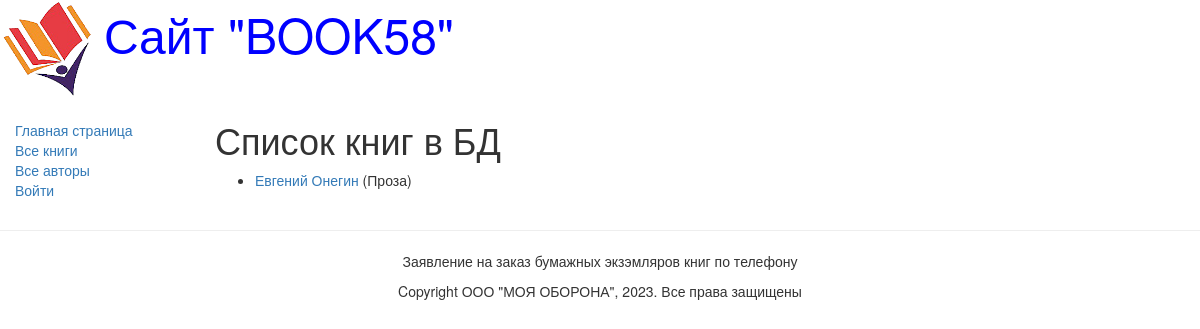
/books/, run on an earlier commit of the app's database.
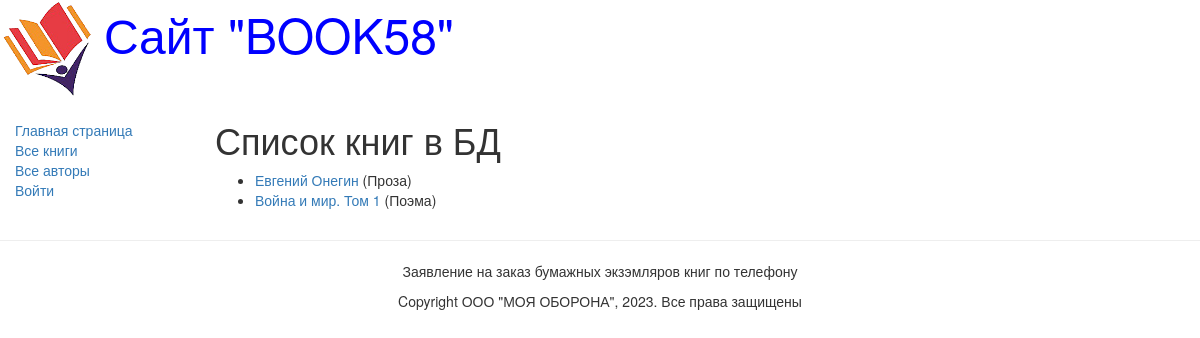
And on a later commit of the database.
### catalog/models.py (models this page shows, shortened)
class Book(models.Model):
    title = models.CharField(max_length=200, help_text="Название книги", verbose_name="Название книги")
    genre = models.ForeignKey('Genre', on_delete=models.CASCADE, help_text="Выберите жанр книги", verbose_name="Жанр книги", null=True)
    language = models.ForeignKey('Language', on_delete=models.CASCADE, help_text="Выберите язык книги", verbose_name="Язык книги", null=True)
    author = models.ManyToManyField('Author', help_text="Выберите автора книги", verbose_name="Автор книги")
    summary = models.TextField(max_length=1000, help_text="Введите краткое описание книги", verbose_name="Краткое описание книги")
    isbn = models.CharField(max_length=13, help_text="Должно содержать 13 символов", verbose_name="ISBN книги")
    file = models.FileField(upload_to='books/')
    price = models.CharField(max_length=20, null=True,help_text="Введите цену", verbose_name="Цена")
    def display_author(self):
        return ', '.join([author.last_name for author in self.author.all()])
    display_author.short_description = 'Авторы'
    def get_absolute_url(self):
        return reverse('book-detail', args=[str(self.id)])

class Genre(models.Model):
    name=models.CharField(max_length=200, help_text="Введите жанр книги", verbose_name="Жанр книги")
    def __str__(self):
        return self.name

### catalog/views.py (the view)
# urls.py: url(r'^books/$', views.BookListView.as_view(), name='books'),
class BookListView(generic.ListView):
    model = Book
    paginate_by = 3

### templates/catalog/book_list.html (shortened to what this page needs)
{% extends "base_generic.html" %}
{% block content %}
    <h1>Список книг в БД</h1>
    {% if book_list %}
    <ul>
      {% for book in book_list %}
      <li>
        <a href="{{ book.get_absolute_url }}">
                 {{ book.title }}</a>
                 ({{book.genre}})
      </li>
      {% endfor %}
    </ul>
    {% else %}
      <p>В базе данных нет книг</p>
    {% endif %}
{% endblock %}

What changed in the data, as far as the page shows it:
added Book: title "Война и мир. Том 1", genre "Поэма"
